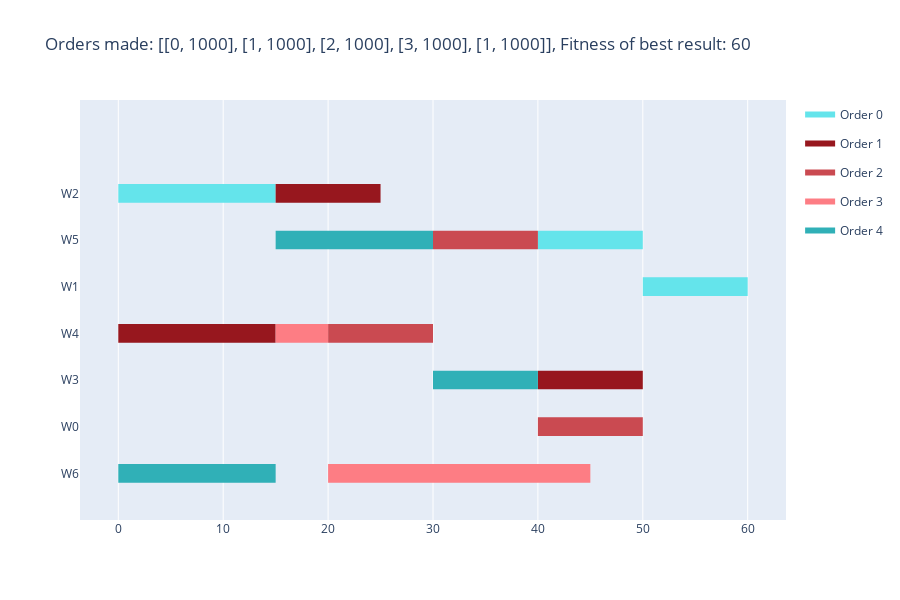

This figure's notebook cell:
### Code cell
def is_first(jobs, index): # check if job is the first in it's order sequence
    return jobs[index][2] == 0 or order_for_index[jobs[index][2]-1] != order_for_index[jobs[index][2]]

w = dict()
for i in range(len(assignments)):
    if assignments[i] not in w:
        w[assignments[i]] = []
    w[assignments[i]].append([start_times[i], start_times[i]+durations[i], i]) #<start, end, index>
#print(w)
for workstation in w:
    w[workstation] = sorted(w[workstation], key=lambda x: x[0])
#print(w)
import copy
new_solution = copy.deepcopy(start_times)
changes_made = True
while changes_made:
    changes_made = False
    for workstation in w:
        for i in range(len(w[workstation])):
            shift = 0
            if is_first(w[workstation], i):
                if i == 0:
                    shift = w[workstation][i][0]
                else:
                    shift = w[workstation][i][0] - w[workstation][i-1][1]
            else: # find end of previous job in sequence + end of job previous on the workstation -> move to closer one
                    prev_end = new_solution[w[workstation][i][2]-1] + durations[w[workstation][i][2]-1]
                    prev_shift = w[workstation][i][0] - prev_end
                    if i == 0:
                        shift = prev_shift
                    else:
                        shift = w[workstation][i][0] - w[workstation][i-1][1]
                        if prev_shift < shift:
                            shift = prev_shift
            w[workstation][i][0] -= shift
            w[workstation][i][1] -= shift
            new_solution[w[workstation][i][2]] = w[workstation][i][0]
        changes_made = changes_made or shift != 0
result = []
for i in range(len(new_solution)):
    result.append(assignments[i])
    result.append(new_solution[i])
#print(result)
fitness = abs(fitness_function(result, 0)) - 1
#print(f'Makespan: {abs(fitness_function(result, 0)) - 1}')
data = []
for i in range(len(assignments)):
    data.append([assignments[i], job_for_index(i), new_solution[i], durations[i]])
visualize(result, fitness, orders, job_durations)

### Figure 1 — Plotly figure (JSON) as saved in the notebook; plotly's stock layout.template omitted (floating-point values rounded to 4 significant figures)
{"data": [{"fill": "toself", "fillcolor": "rgb(100, 228, 235)", "hoverinfo": "name", "legendgroup": "rgb(100, 228, 235)", "mode": "none", "name": "Order 0", "type": "scatter", "x": [0, 15, 15, 0, 0, 40, 50, 50, 40, 40, 50, 60, 60, 50], "y": [5.8, 5.8, 6.2, 6.2, null, 4.8, 4.8, 5.2, 5.2, null, 3.8, 3.8, 4.2, 4.2]}, {"fill": "toself", "fillcolor": "rgb(151, 23, 30)", "hoverinfo": "name", "legendgroup": "rgb(151, 23, 30)", "mode": "none", "name": "Order 1", "type": "scatter", "x": [0, 15, 15, 0, 0, 15, 25, 25, 15, 15, 40, 50, 50, 40], "y": [2.8, 2.8, 3.2, 3.2, null, 5.8, 5.8, 6.2, 6.2, null, 1.8, 1.8, 2.2, 2.2]}, {"fill": "toself", "fillcolor": "rgb(202, 74, 81)", "hoverinfo": "name", "legendgroup": "rgb(202, 74, 81)", "mode": "none", "name": "Order 2", "type": "scatter", "x": [20, 30, 30, 20, 20, 30, 40, 40, 30, 30, 40, 50, 50, 40], "y": [2.8, 2.8, 3.2, 3.2, null, 4.8, 4.8, 5.2, 5.2, null, 0.8, 0.8, 1.2, 1.2]}, {"fill": "toself", "fillcolor": "rgb(253, 125, 132)", "hoverinfo": "name", "legendgroup": "rgb(253, 125, 132)", "mode": "none", "name": "Order 3", "type": "scatter", "x": [15, 20, 20, 15, 15, 20, 35, 35, 20, 20, 35, 45, 45, 35], "y": [2.8, 2.8, 3.2, 3.2, null, -0.2, -0.2, 0.2, 0.2, null, -0.2, -0.2, 0.2, 0.2]}, {"fill": "toself", "fillcolor": "rgb(48, 176, 183)", "hoverinfo": "name", "legendgroup": "rgb(48, 176, 183)", "mode": "none", "name": "Order 4", "type": "scatter", "x": [0, 15, 15, 0, 0, 15, 30, 30, 15, 15, 30, 40, 40, 30], "y": [-0.2, -0.2, 0.2, 0.2, null, 4.8, 4.8, 5.2, 5.2, null, 1.8, 1.8, 2.2, 2.2]}, {"legendgroup": "rgb(100, 228, 235)", "marker": {"color": "rgb(100, 228, 235)", "opacity": 0, "size": 1}, "mode": "markers", "name": "", "showlegend": false, "text": [null, null, null, null, null, null], "type": "scatter", "x": [0, 15, 40, 50, 50, 60], "y": [6, 6, 5, 5, 4, 4]}, {"legendgroup": "rgb(151, 23, 30)", "marker": {"color": "rgb(151, 23, 30)", "opacity": 0, "size": 1}, "mode": "markers", "name": "", "showlegend": false, "text": [null, null, null, null, null, null], "type": "scatter", "x": [0, 15, 15, 25, 40, 50], "y": [3, 3, 6, 6, 2, 2]}, {"legendgroup": "rgb(202, 74, 81)", "marker": {"color": "rgb(202, 74, 81)", "opacity": 0, "size": 1}, "mode": "markers", "name": "", "showlegend": false, "text": [null, null, null, null, null, null], "type": "scatter", "x": [20, 30, 30, 40, 40, 50], "y": [3, 3, 5, 5, 1, 1]}, {"legendgroup": "rgb(253, 125, 132)", "marker": {"color": "rgb(253, 125, 132)", "opacity": 0, "size": 1}, "mode": "markers", "name": "", "showlegend": false, "text": [null, null, null, null, null, null], "type": "scatter", "x": [15, 20, 20, 35, 35, 45], "y": [3, 3, 0, 0, 0, 0]}, {"legendgroup": "rgb(48, 176, 183)", "marker": {"color": "rgb(48, 176, 183)", "opacity": 0, "size": 1}, "mode": "markers", "name": "", "showlegend": false, "text": [null, null, null, null, null, null], "type": "scatter", "x": [0, 15, 15, 30, 30, 40], "y": [0, 0, 5, 5, 2, 2]}], "layout": {"height": 600, "hovermode": "closest", "showlegend": true, "title": {"text": "Orders made: [[0, 1000], [1, 1000], [2, 1000], [3, 1000], [1, 1000]], Fitness of best result: 60"}, "xaxis": {"rangeselector": {"buttons": [{"count": 7, "label": "1w", "step": "day", "stepmode": "backward"}, {"count": 1, "label": "1m", "step": "month", "stepmode": "backward"}, {"count": 6, "label": "6m", "step": "month", "stepmode": "backward"}, {"count": 1, "label": "YTD", "step": "year", "stepmode": "todate"}, {"count": 1, "label": "1y", "step": "year", "stepmode": "backward"}, {"step": "all"}]}, "showgrid": true, "type": "linear", "zeroline": false}, "yaxis": {"autorange": false, "range": [-1, 8], "showgrid": false, "ticktext": ["W6", "W0", "W3", "W4", "W1", "W5", "W2"], "tickvals": [0, 1, 2, 3, 4, 5, 6], "zeroline": false}}}
